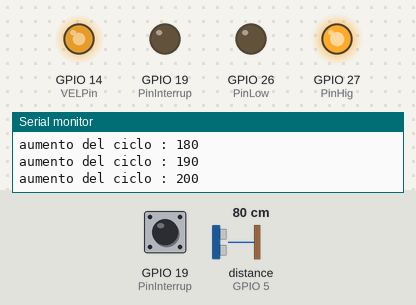
The sketch below on a simulated ESP32. Parts: output pins drawn as LEDs (lit = HIGH), the last lines printed to the serial monitor. Wiring (inferred from the names in the program): ultrasonic range finder: trigger GPIO 18; echo GPIO 5. The test bench sets the inputs (shaded band); at power-on: GPIO 19 (PinInterrup) LOW, distance to the obstacle (sensor on GPIO 5) 80 cm. The echo pulse lasts 58.3 µs per cm; pins used as bus, display or sensor lines are not drawn.

Above: at 1.5 s.
1.6 s: GPIO 19 (PinInterrup) pulled HIGH for 0.15 s
At 1.9 s:
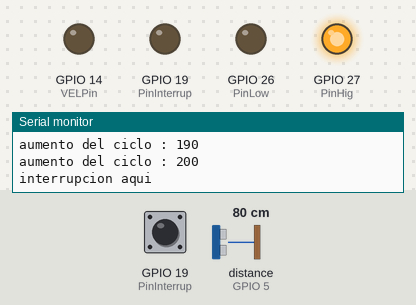
3.2 s: distance to the obstacle (sensor on GPIO 5) set to 6 cm
4.7 s: distance to the obstacle (sensor on GPIO 5) set to 3 cm
At 5.5 s:
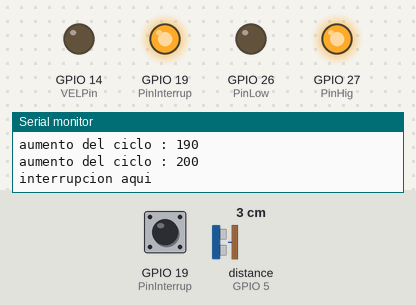
6.2 s: distance to the obstacle (sensor on GPIO 5) set to 9 cm
At 6.6 s:
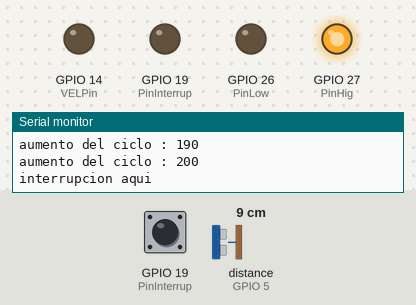
7.7 s: distance to the obstacle (sensor on GPIO 5) set to 2 cm
At 9.0 s:
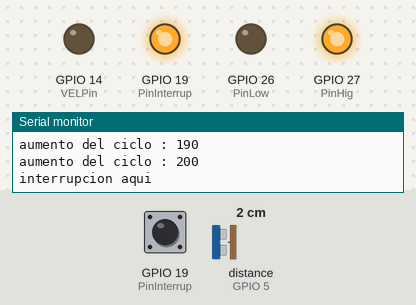
Timing chart, 0 to 10.2 s (numbered marks = the images above; inputs shaded):
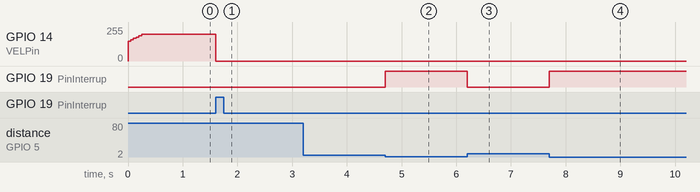

Measured:
- the behaviour switches between 5 and 4 cm on distance to the obstacle (sensor on GPIO 5) (found by bisection; images 1 and 2)
- after the input at 1.6 s, GPIO 14 (VELPin): 199/255 → 0/255 at once
- after the input at 3.2 s, every drawn part: stays the same
- after the input at 4.7 s, GPIO 19 (PinInterrup): LOW → HIGH at once
- after the input at 6.2 s, GPIO 19 (PinInterrup): HIGH → LOW at once
- after the input at 7.7 s, GPIO 19 (PinInterrup): LOW → HIGH at once

The sketch:

vagon_esp32.ino
```cpp
//variables pines pwm
int PinHig = 27;
int PinLow = 26;
int VELPin = 14;

//variables pines ultra
int Pinecho = 5;
int Pintrigger = 18;
int PinInterrup = 19;

// variables  PWM
const int freq = 30000;
const int canal = 0;
const int resol= 8;
int dutyCycle = 150;

//
volatile int Y=0;

//variables calculo ultra
unsigned int tiempo, distancia;

void setup() {
  // put your setup code here, to run once:
  Serial.begin(9600); // comunicacion con la computadora (para pruebas)

  pinMode(PinHig, OUTPUT); // poner pin como salida
  pinMode(PinLow, OUTPUT);
  pinMode(VELPin, OUTPUT);

  pinMode(Pinecho, INPUT); // poner pin como entrada
  pinMode(Pintrigger, OUTPUT);
  pinMode(PinInterrup, OUTPUT);


  // configuracion PWM
  ledcSetup(canal, freq, resol); // funcion pwm proveniente del IDE

  // asociar pwm a un pin
  ledcAttachPin(VELPin,canal);// funcion pwm proveniente del IDE

  //asociar pin a interrupcion 1
  attachInterrupt(PinInterrup,PararEmergencia,RISING);

  digitalWrite(PinHig,HIGH);
  digitalWrite(PinLow,LOW);

   Arranque();
}


// funcion que hace que empiece a arrancar el vagon
void Arranque(){
  while(dutyCycle <= 200) {
  ledcWrite(canal, dutyCycle);
  Serial.print("aumento del ciclo : ");
  Serial.println(dutyCycle);
  dutyCycle +=10;
  delay(50);
  }
  dutyCycle=200; //sirve
}

//solo valido con 12 volts o una pila de 9vs y sirve para umentar la velocidad
void Aumentar(){
  while(dutyCycle <= 255) {
  ledcWrite(canal, dutyCycle);
  Serial.print("Forward with duty cycle: ");
  Serial.println(dutyCycle);
  dutyCycle +=5;
  delay(50);
  }
  dutyCycle=255;
}

// funcion para detener el vagaon

void Detener  (){
  dutyCycle = 0;
  ledcWrite(canal, dutyCycle);
}

//Funcion de interrupcion
void PararEmergencia(){

  Detener();
  Serial.println("interrupcion aqui");

}

//funcion que permite el funcionamiento del ultrasonico
void Ultra(){
  digitalWrite(Pintrigger,LOW);
  delayMicroseconds(2);
  digitalWrite(Pintrigger,HIGH);
  delayMicroseconds(10);
  digitalWrite(Pintrigger,LOW);
  tiempo=pulseIn(Pinecho,HIGH);
  distancia=tiempo/58;
  if(distancia <=4){
    digitalWrite(PinInterrup,HIGH);
    }
   else{
    digitalWrite(PinInterrup,LOW);
    }
}

void loop() {
  // put your main code here, to run repeatedly:
  Ultra();
}
```
